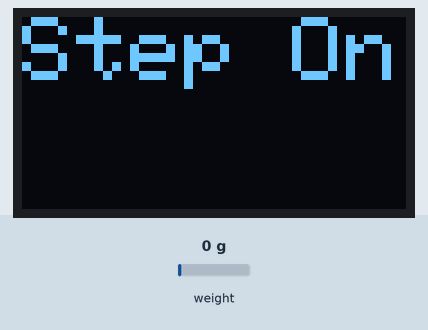
Bench run of a sketch on a simulated Arduino Uno, built with avr-gcc and run on an emulated ATmega328P. Shown: 128×64 one-colour display. The test bench sets the inputs (shaded band); at power-on: weight on the scale 0 g. The display library's start-up logo is not drawn; what the sketch prints to the serial monitor is not drawn.

Above: at 3.6 s.
3.7 s: weight on the scale set to 2500 g
At 4.6 s:
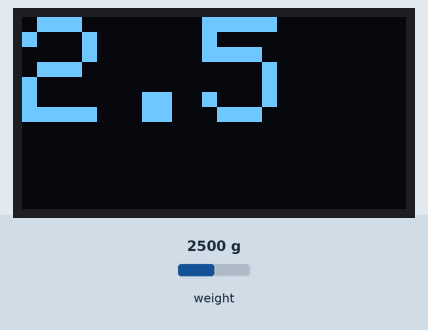
5.3 s: weight on the scale set to 100 g
At 6.2 s:
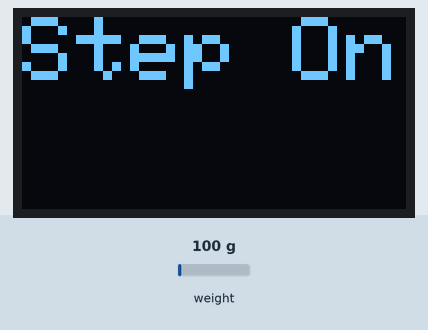
6.8 s: weight on the scale set to 3750 g
At 7.4 s:
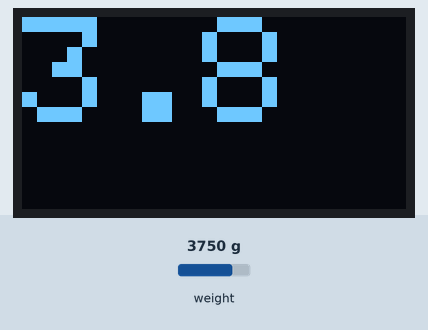
Timing chart, 0 to 9.8 s (numbered marks = the images above; inputs shaded):
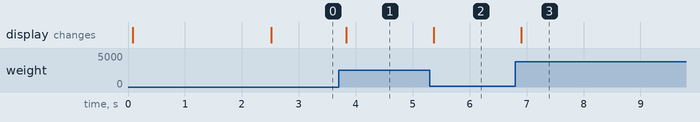

The sketch:

myScale_v1.ino
```cpp
#include <Wire.h>
#include <Adafruit_SSD1306.h>
#include <HX711_ADC.h>

#define OLED_RESET -1
#define SCREEN_WIDTH 128
#define SCREEN_HEIGHT 64
Adafruit_SSD1306 display(SCREEN_WIDTH, SCREEN_HEIGHT, &Wire, OLED_RESET);

#define THRESHOLD 2
#define THRESHOLD1 0.2
const int scale_DOUT_PIN = 3 ;
const int scale_SCK_PIN = 2;
long t;
float i;
bool Power = 0;
bool tared = false;
HX711_ADC scale(scale_DOUT_PIN, scale_SCK_PIN);

void setup() {
  // SSD1306_SWITCHCAPVCC = generate display voltage from 3.3V internally
  if (!display.begin(SSD1306_SWITCHCAPVCC, 0x3C)) {
    Serial.println(F("SSD1306 allocation failed"));
    for (;;); // Don't proceed, loop forever
  }
  display.display();
  display.clearDisplay();
  display.setTextSize(2);
  display.setTextColor(WHITE);
  display.setCursor(0, 0);
  display.print("Welcome :)");
  display.print(" pls Wait.");
  display.display();
  Serial.begin(115200);
  scale.begin();
  long stabilizingtime = 2000; // tare preciscion can be improved by adding a few seconds of stabilizing time
  boolean _tare = true; //set this to false if you don't want tare to be performed in the next step
  scale.start(stabilizingtime, _tare);
  scale.setCalFactor(22069.43);
}

void loop() {
  display.setCursor(0, 0);
  display.setTextSize(3);
  const int serialPrintInterval = 0;
  static boolean newDataReady = 0;
  if (scale.update()) newDataReady = true;
  if (newDataReady) {
    if (millis() > t + serialPrintInterval) {
      i = scale.getData();
      Serial.println(i, 4);
      newDataReady = 0;
      t = millis();
    }
  }
  if (i > THRESHOLD)Power = 1;
  if (i < THRESHOLD1) Power = 0;
  switch (Power) {
    case 1:
      display.clearDisplay();
      display.setTextSize(5);
      display.println(i, 1);
      display.display();
      display.clearDisplay();
      tared = false;
      break;
    case 0:
      //if (tared == false && i == 0.00f) {
        //delay(1000);
        //scale.tare();
        tared = true;
      //}
      display.clearDisplay();
      display.setTextSize(3);
      display.write("Step On");
      display.display();
      break;
  }
}
```

Measured:
- after the input at 3.7 s, the display: changes after 0.13 s (image 1)
- after the input at 5.3 s, the display: changes after 0.07 s (image 2)
- after the input at 6.8 s, the display: changes after 0.11 s (image 3)
